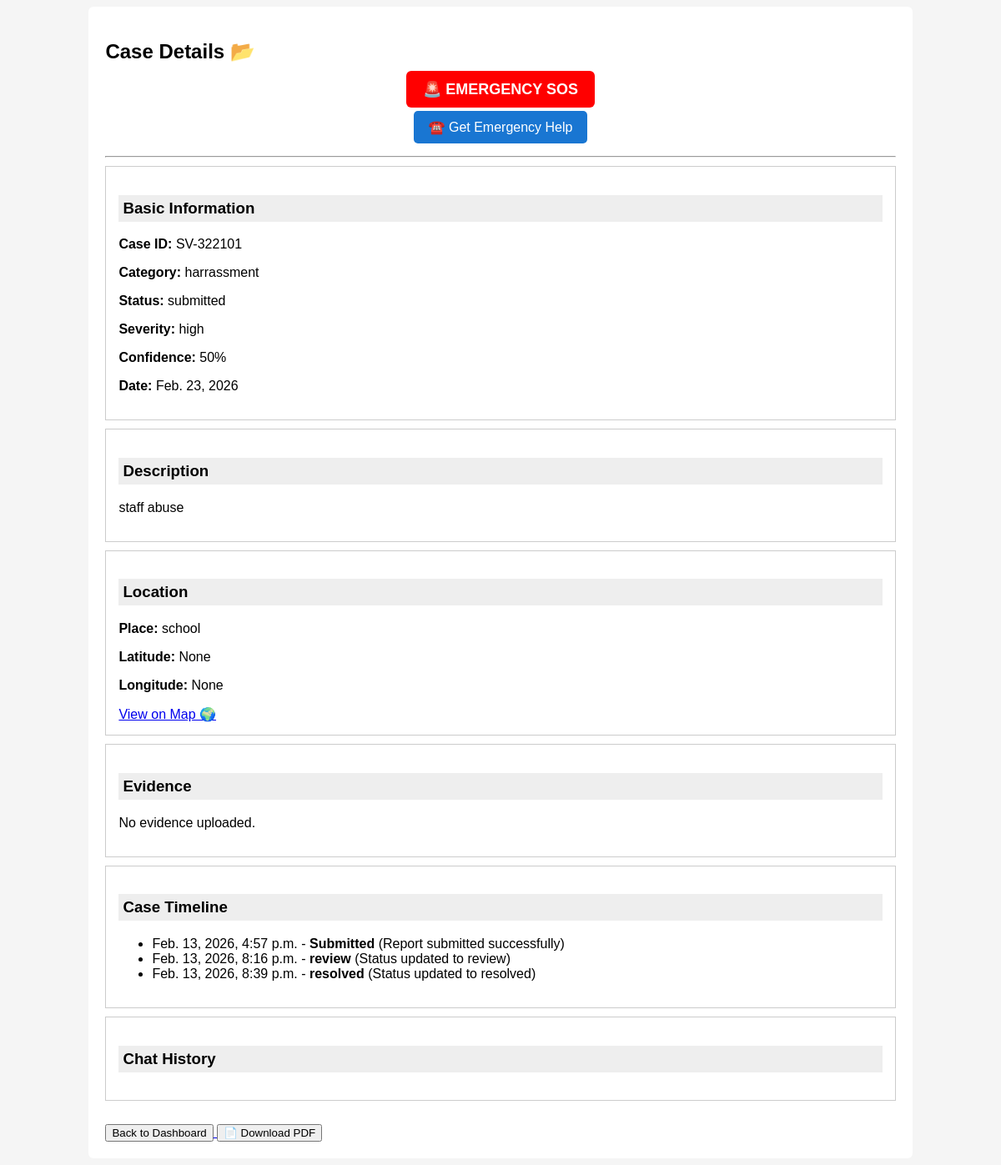
Page /case/SV-322101/ (signed in) on the committed database.
### reports/models.py (models this page shows, shortened)
class Report(models.Model):
    email = models.EmailField(null=True, blank=True)
    is_emergency = models.BooleanField(default=False)
    STATUS_CHOICES = [
        ('submitted', 'Submitted'),
        ('review', 'Under Review'),
        ('investigation', 'Investigation'),
        ('action', 'Action Taken'),
        ('closed', 'Closed'),
    ]
    SEVERITY_CHOICES = [
        ('low', 'Low'),
        ('medium', 'Medium'),
        ('high', 'High'),
    ]
    id = models.UUIDField(primary_key=True, default=uuid.uuid4, editable=False)
    case_id = models.CharField(max_length=20, unique=True)
    category = models.CharField(max_length=100)
    description = models.TextField()
    incident_date = models.DateField(null=True, blank=True)
    location = models.CharField(max_length=200)
    latitude = models.FloatField(null=True, blank=True)
    longitude = models.FloatField(null=True, blank=True)
    evidence = models.FileField(
        upload_to='evidence/',
        null=True,
        blank=True
    )
    severity = models.CharField(
        max_length=10,
        choices=SEVERITY_CHOICES,
        default='low'
    )
    confidence_score = models.IntegerField(default=0)
    status = models.CharField(
        max_length=20,
        choices=STATUS_CHOICES,
        default='submitted'
    )
    burn_flag = models.BooleanField(default=False)
    created_at = models.DateTimeField(auto_now_add=True)

class StatusLog(models.Model):
    report = models.ForeignKey(
        Report,
        on_delete=models.CASCADE,
        related_name='status_logs'
    )
    status = models.CharField(max_length=50)
    note = models.TextField(blank=True)
    timestamp = models.DateTimeField(auto_now_add=True)

### reports/views.py (the view)
# urls.py: path('case/<str:case_id>/', views.case_detail, name='case_detail'),
@staff_member_required
def case_detail(request, case_id):
    report = get_object_or_404(Report, case_id=case_id)
    messages = Message.objects.filter(report=report).order_by("timestamp")
    logs = report.status_logs.all().order_by("timestamp")
    return render(request, "reports/case_detail.html", {
        "report": report,
        "messages": messages,
        "logs": logs,
    })

### templates/reports/case_detail.html (shortened to what this page needs)
<!DOCTYPE html>
<html>
<head>
</head>
<body>
<div class="container">
<h2>Case Details 📂</h2>
<div style="text-align:center; margin:15px 0;">
    <a href="/sos/{{ report.case_id }}/"
       style="color:white;
              background:red;
              padding:12px 20px;
              border-radius:6px;
              font-size:18px;
              font-weight:bold;
              text-decoration:none;"
       onclick="return confirm('Are you in danger? Trigger SOS?')">
       🚨 EMERGENCY SOS
    </a>
<div style="text-align:center; margin:15px 0;">
    <button onclick="showHelp()"
        style="background:#1976d2;color:white;
               padding:10px 18px;
               border:none;border-radius:5px;
               font-size:16px;cursor:pointer;">
        ☎️ Get Emergency Help
    </button>
</div>
</div>
<hr>
<div class="box">
<h3>Basic Information</h3>
<p><b>Case ID:</b> {{ report.case_id }}</p>
<p><b>Category:</b> {{ report.category }}</p>
<p><b>Status:</b> {{ report.status }}</p>
<p><b>Severity:</b> {{ report.severity }}</p>
<p><b>Confidence:</b> {{ report.confidence_score }}%</p>
<p><b>Date:</b> {{ report.incident_date }}</p>
</div>
<div class="box">
<h3>Description</h3>
<p>{{ report.description }}</p>
</div>
<div class="box">
<h3>Location</h3>
<p><b>Place:</b> {{ report.location }}</p>
<p><b>Latitude:</b> {{ report.latitude }}</p>
<p><b>Longitude:</b> {{ report.longitude }}</p>
<a href="https://www.google.com/maps?q={{ report.latitude }},{{ report.longitude }}"
   target="_blank">
   View on Map 🌍
</a>
</div>
<div class="box">
<h3>Evidence</h3>
{% if report.evidence %}
    <a href="{{ report.evidence.url }}" target="_blank">
        View File 📎
    </a>
{% else %}
    <p>No evidence uploaded.</p>
{% endif %}
</div>
<div class="box">
<h3>Case Timeline</h3>
<ul>
{% for log in logs %}
    <li>
        {{ log.timestamp }} - <b>{{ log.status }}</b> ({{ log.note }})
    </li>
{% endfor %}
</ul>
</div>
<div class="box">
<h3>Chat History</h3>
</div>
<br>
<a href="/dashboard/">
    <button>Back to Dashboard</button>
</a>
<a href="/pdf/{{ report.case_id }}/">
    <button>📄 Download PDF</button>
</a>
</div>
</body>
</html>

### templates/reports/case_detail.html (style rules this page uses)
body { font-family: Arial; background: #f5f5f5; }
.container { width: 80%; margin: auto; background: white; padding: 20px; border-radius: 6px; }
.box { border: 1px solid #ccc; padding: 15px; margin: 10px 0; }
h3 { background: #eee; padding: 5px; }

### rows in the picture
Report: case_id "SV-322101", category "harrassment", status "submitted", severity "high", confidence_score "50", incident_date "Feb. 23, 2026", description "staff abuse", location "school", latitude "None", longitude "None"
StatusLog: timestamp "Feb. 13, 2026, 4:57 p.m.", status "Submitted", note "Report submitted successfully"
StatusLog: timestamp "Feb. 13, 2026, 8:16 p.m.", status "review", note "Status updated to review"
StatusLog: timestamp "Feb. 13, 2026, 8:39 p.m.", status "resolved", note "Status updated to resolved"
